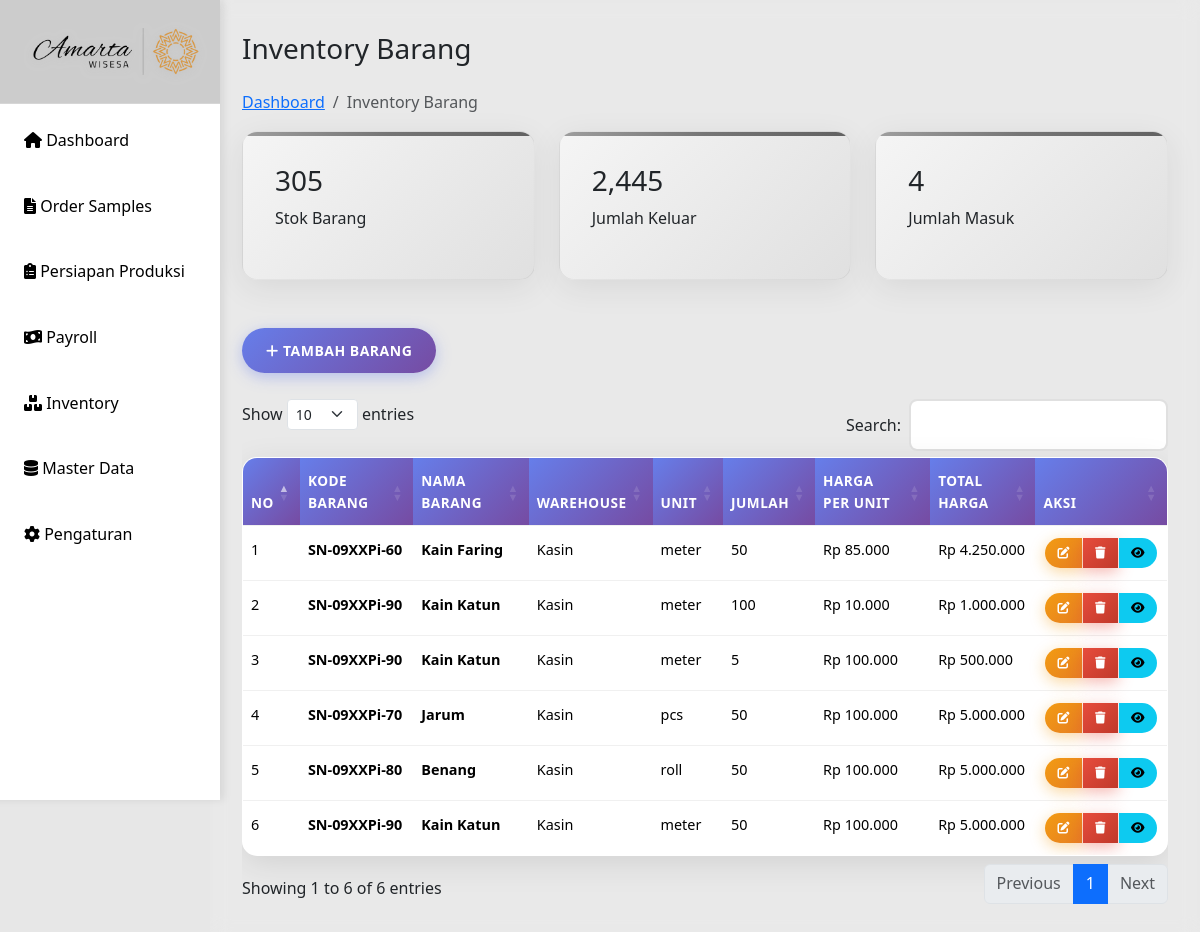
Before: /inventory.php with the older database file.
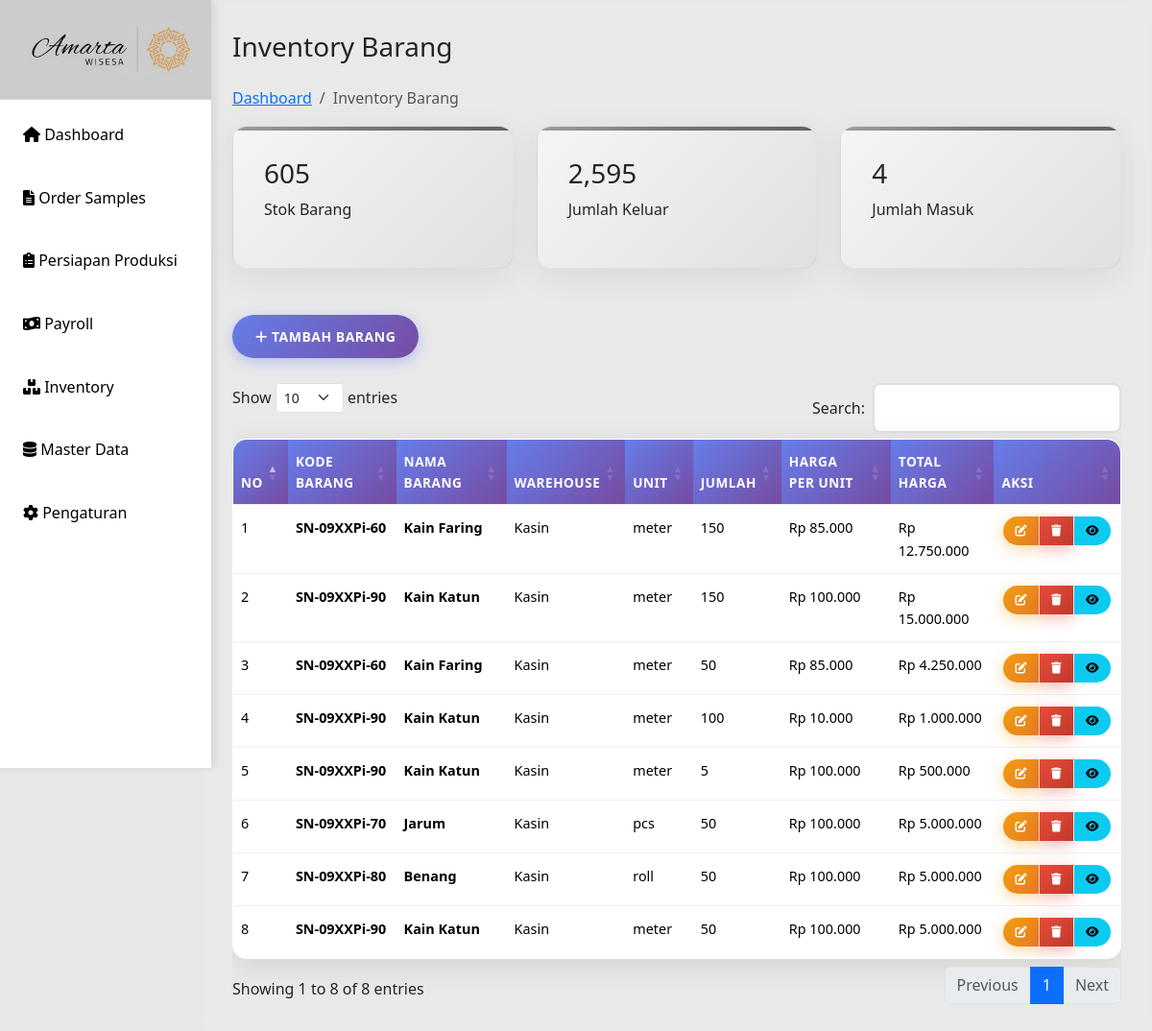
After: the same page with the newer database file.
### tables this page shows
CREATE TABLE `inventory` (
  `id` int(11) NOT NULL,
  `kode_barang` varchar(50) DEFAULT NULL,
  `nama_barang` varchar(255) NOT NULL,
  `warehouse` varchar(100) NOT NULL,
  `unit` varchar(50) NOT NULL,
  `jumlah` int(11) NOT NULL DEFAULT 0,
  `harga_per_unit` decimal(15,2) NOT NULL DEFAULT 0.00,
  `keterangan` text DEFAULT NULL,
  `created_at` datetime NOT NULL DEFAULT current_timestamp(),
  `updated_at` datetime DEFAULT NULL ON UPDATE current_timestamp(),
  `id_kategori` int(11) DEFAULT NULL
);

### inventory.php (the view, shortened to what this page needs)
<?php
include "includes/header.php";
include "config/db.php";
$result = $conn->query("SELECT * FROM inventory ORDER BY id DESC");
$total_stok = $conn->query("SELECT SUM(jumlah) as total FROM inventory")->fetch_assoc()['total'] ?? 0;
$barang_keluar = $conn->query("SELECT SUM(jumlah_keluar) as total FROM inventory_transaksi_gudang WHERE jenis = 'keluar'")->fetch_assoc()['total'] ?? 0;
$barang_masuk = $conn->query("SELECT COUNT(DISTINCT nama_barang) as total FROM inventory")->fetch_assoc()['total'] ?? 0;
?>
    <main class="main-content">
            <div>
                <h1 class="h3 mb-4">Inventory Barang</h1>
                <nav aria-label="breadcrumb">
                    <ol class="breadcrumb">
                        <li class="breadcrumb-item"><a href="index.php">Dashboard</a></li>
                        <li class="breadcrumb-item active">Inventory Barang</li>
                    </ol>
                </nav>
            </div>
        <div class="row mb-4">
            <div class="col-md-4">
                <div class="stats-card">
                    <h3><?php echo number_format($total_stok); ?></h3>
                    <p>Stok Barang</p>
                </div>
            </div>
            <div class="col-md-4">
                <div class="stats-card">
                    <h3><?php echo number_format($barang_keluar); ?></h3>
                    <p>Jumlah Keluar</p>
                </div>
            </div>
            <div class="col-md-4">
                <div class="stats-card">
                    <h3><?php echo number_format($barang_masuk); ?></h3>
                    <p>Jumlah Masuk</p>
                </div>
            </div>
        </div>
        <div>
            <button class="btn btn-primary" data-bs-toggle="modal" data-bs-target="#inventoryModal">
                <i class="fas fa-plus"></i> Tambah Barang
            </button>
        </div><br>
        <div class="table-container">
            <div class="table-responsive">
                <table id="inventoryTable" class="table table-hover">
                    <thead>
                        <tr>
                            <th>No</th>
                            <th>Kode Barang</th>
                            <th>Nama Barang</th>
                            <th>Warehouse</th>
                            <th>Unit</th>
                            <th>Jumlah</th>
                            <th>Harga per Unit</th>
                            <th>Total Harga</th>
                            <th>Aksi</th>
                        </tr>
                    </thead>
                    <tbody>
                        <?php $no=1; while($row = $result->fetch_assoc()): ?>
                        <tr>
                            <td><?= $no++ ?></td>
                            <td><strong><?= $row['kode_barang'] ?? '-' ?></strong></td>
                            <td><strong><?= $row['nama_barang'] ?></strong></td>
                            <td><?= $row['warehouse'] ?></td>
                            <td><?= $row['unit'] ?></td>
                            <td><?= number_format($row['jumlah']) ?></td>
                            <td>Rp <?= number_format($row['harga_per_unit'], 0, ',', '.') ?></td>
                            <td>Rp <?= number_format($row['jumlah'] * $row['harga_per_unit'], 0, ',', '.') ?></td>
                            <td>
                                <div class="btn-group btn-group-sm" role="group">
                                    <button class="btn btn-warning" onclick="editInventory(<?= $row['id'] ?>)" title="Edit">
                                        <i class="fas fa-edit"></i>
                                    </button>
                                    <button class="btn btn-danger" onclick="deleteInventory(<?= $row['id'] ?>)" title="Hapus">
                                        <i class="fas fa-trash"></i>
                                    </button>
                                    <button class="btn btn-info" onclick="detailInventory(<?= $row['id'] ?>)" title="Detail">
                                        <i class="fas fa-eye"></i>
                                    </button>
                                </div>
                            </td>
                        </tr>
                        <?php endwhile; ?>
                    </tbody>
                </table>
            </div>
        </div>
    </main>
<?php include 'includes/footer.php'; ?>

### includes/header.php (shortened to what this page needs)
<!DOCTYPE html>
<html lang="id">
<head>
    <link href="https://cdn.jsdelivr.net/npm/bootstrap@5.3.3/dist/css/bootstrap.min.css" rel="stylesheet">
    <link href="https://cdn.jsdelivr.net/npm/bootstrap@5.3.2/dist/css/bootstrap.min.css" rel="stylesheet">
    <link href="https://cdnjs.cloudflare.com/ajax/libs/font-awesome/6.0.0/css/all.min.css" rel="stylesheet">
    <link href="https://cdn.datatables.net/1.13.7/css/dataTables.bootstrap5.min.css" rel="stylesheet">
    <link rel="stylesheet" href="css/style.css">
</head>
<body>
   <?php include 'sidebar.php'; ?>

### includes/sidebar.php
<nav class="sidebar" id="sidebar">
    <div class="sidebar-header">
        <img src="img/amarta-wisesa.png" alt="Amarta Wisesa Logo" class="sidebar-logo">
    </div>
    <ul class="sidebar-nav">
        <li>
            <a href="index.php" class="nav-link <?php echo basename($_SERVER['PHP_SELF']) == 'index.php' ? 'active' : ''; ?>">
                <i class="fas fa-home"></i>
                Dashboard
            </a>
        </li>
        <li>
            <a href="sps-sample.php" class="nav-link <?php echo basename($_SERVER['PHP_SELF']) == 'sps-sample.php' ? 'active' : ''; ?>">
                <i class="fas fa-file-alt"></i>
                Order Samples
            </a>
        </li>
        <li>
            <a href="persiapan.php" class="nav-link <?php echo basename($_SERVER['PHP_SELF']) == 'persiapan.php' ? 'active' : ''; ?>">
                <i class="fas fa-clipboard-list"></i>
                Persiapan Produksi
            </a>
        </li>
        <li>
            <a href="payroll.php" class="nav-link <?php echo basename($_SERVER['PHP_SELF']) == 'payroll.php' ? 'active' : ''; ?>">
                <i class="fas fa-money-bill-wave"></i>
                Payroll
            </a>
        </li>
        <li>
            <a href="inventory.php" class="nav-link <?php echo basename($_SERVER['PHP_SELF']) == 'inventory.php' ? 'active' : ''; ?>">
                <i class="fas fa-boxes"></i>
                Inventory
            </a>
        </li>
        <li>
            <a href="master-data.php" class="nav-link <?php echo basename($_SERVER['PHP_SELF']) == 'master-data.php' ? 'active' : ''; ?>">
                <i class="fas fa-database"></i>
                Master Data
            </a>
        </li>
        <li>
            <a href="pengaturan.php" class="nav-link <?php echo basename($_SERVER['PHP_SELF']) == 'pengaturan.php' ? 'active' : ''; ?>">
                <i class="fas fa-cog"></i>
                Pengaturan
            </a>
        </li>
    </ul>
</nav>

### includes/footer.php (shortened to what this page needs)
</body>
</html>

### css/style.css (style rules this page uses)
* { margin: 0; padding: 0; box-sizing: border-box; }
body { font-family: 'Segoe UI', Tahoma, Geneva, Verdana, sans-serif; background: #e7e7e7ff; min-height: 100vh; line-height: 1.6; }
.sidebar { background: #ffffff; width: 260px; height: 100vh; position: fixed; left: -40px; top: 0; padding-top: 0; box-shadow: 4px 0 8px rgba(0,0,0,0.08); overflow-y: auto; transition: all 0.3s cubic-bezier(0.4, 0, 0.2, 1); z-index: 1000; }
.sidebar::before { content: ''; position: absolute; top: 0; left: 0; right: 0; bottom: 0; background: linear-gradient(45deg, rgba(255,255,255,0.3) 0%, rgba(255,255,255,0.1) 50%, rgba(255,255,255,0.2) 100%); pointer-events: none; }
.sidebar-header { background: rgba(0,0,0,0.2); padding: 1.5rem 1rem; text-align: left; backdrop-filter: blur(10px); border-bottom: 1px solid rgba(255,255,255,0.2); }
.sidebar-logo { width: 100%; max-width: 180px; height: auto; margin-left : 50px; transition: all 0.3s ease; filter: drop-shadow(0 2px 4px rgba(189, 189, 189, 0.72)); }
.sidebar ul { list-style: none; }
.sidebar ul li { margin: 0.5rem 1rem; border-radius: 8px; overflow: hidden; transition: all 0.3s ease; }
.sidebar ul li a { color: #000000; text-decoration: none; display: block; padding: 1rem; transition: all 0.3s ease; position: relative; overflow: hidden; }
.sidebar ul li a::before { content: ''; position: absolute; top: 0; left: -100%; width: 100%; height: 100%; background: linear-gradient(90deg, transparent, rgba(255,255,255,0.2), transparent); transition: left 0.5s; }
.main-content { margin-left: 210px; padding: 2rem; background: rgba(255,255,255,0.1); backdrop-filter: blur(10px); min-height: 100vh; }
.stats-card { background: linear-gradient(135deg, #f5f5f5, #e0e0e0); border-radius: 15px; padding: 2rem; margin-bottom: 1.5rem; box-shadow: 0 8px 32px rgba(0,0,0,0.08); border: 1px solid rgba(158, 158, 158, 0.2); transition: transform 0.3s ease, box-shadow 0.3s ease; position: relative; overflow: hidden; }
.stats-card::before { content: ''; position: absolute; top: 0; left: 0; right: 0; height: 4px; background: linear-gradient(90deg, #9e9e9e, #757575, #616161); }
.table { width: 100%; border-collapse: separate; border-spacing: 0; background: white; border-radius: 15px; overflow: hidden; box-shadow: 0 8px 32px rgba(0,0,0,0.1); border: 1px solid rgba(255,255,255,0.2); }
.table th, .table td { padding: 12px 8px; text-align: left; border-bottom: 1px solid #f0f0f0; font-size: 0.9rem; }
.table th { background: linear-gradient(135deg, #667eea, #764ba2); color: white; font-weight: 600; text-transform: uppercase; letter-spacing: 0.5px; font-size: 0.85rem; }
.table tr { transition: all 0.3s ease; }
.table tr:last-child td { border-bottom: none; }
.table .btn { padding: 6px 12px; font-size: 12px; border-radius: 20px; margin: 0 2px; }
.table .btn i { font-size: 12px; }
.btn { padding: 12px 24px; border: none; border-radius: 25px; cursor: pointer; text-decoration: none; display: inline-block; font-size: 14px; font-weight: 600; text-transform: uppercase; letter-spacing: 0.5px; transition: all 0.3s ease; position: relative; overflow: hidden; }
.btn::before { content: ''; position: absolute; top: 50%; left: 50%; width: 0; height: 0; background: rgba(255,255,255,0.2); border-radius: 50%; transform: translate(-50%, -50%); transition: width 0.6s, height 0.6s; }
.btn-primary { background: linear-gradient(135deg, #667eea, #764ba2); color: white; box-shadow: 0 4px 15px rgba(102,126,234,0.4); }
.btn-danger { background: linear-gradient(135deg, #e74c3c, #c0392b); color: white; box-shadow: 0 4px 15px rgba(231,76,60,0.4); }
.btn-warning { background: linear-gradient(135deg, #f39c12, #e67e22); color: white; box-shadow: 0 4px 15px rgba(243,156,18,0.4); }

Changed rows visible on the page:
added inventory: kode_barang "SN-09XXPi-60", nama_barang "Kain Faring", warehouse "Kasin", unit "meter", jumlah "150", harga_per_unit "85.000", $row['jumlah'] * $row['harga_per_unit'] "12.750.000"
added inventory: kode_barang "SN-09XXPi-90", nama_barang "Kain Katun", warehouse "Kasin", unit "meter", jumlah "150", harga_per_unit "100.000", $row['jumlah'] * $row['harga_per_unit'] "15.000.000"
Other visible differences:
$total_stok: "305" → "605"
$barang_keluar: "2,445" → "2,595"
text written by a page script: "Show entries Search: Showing 1 to 6 of 6 entries Previous 1 Next" → "Show entries Search: Showing 1 to 8 of 8 entries Previous 1 Next"
